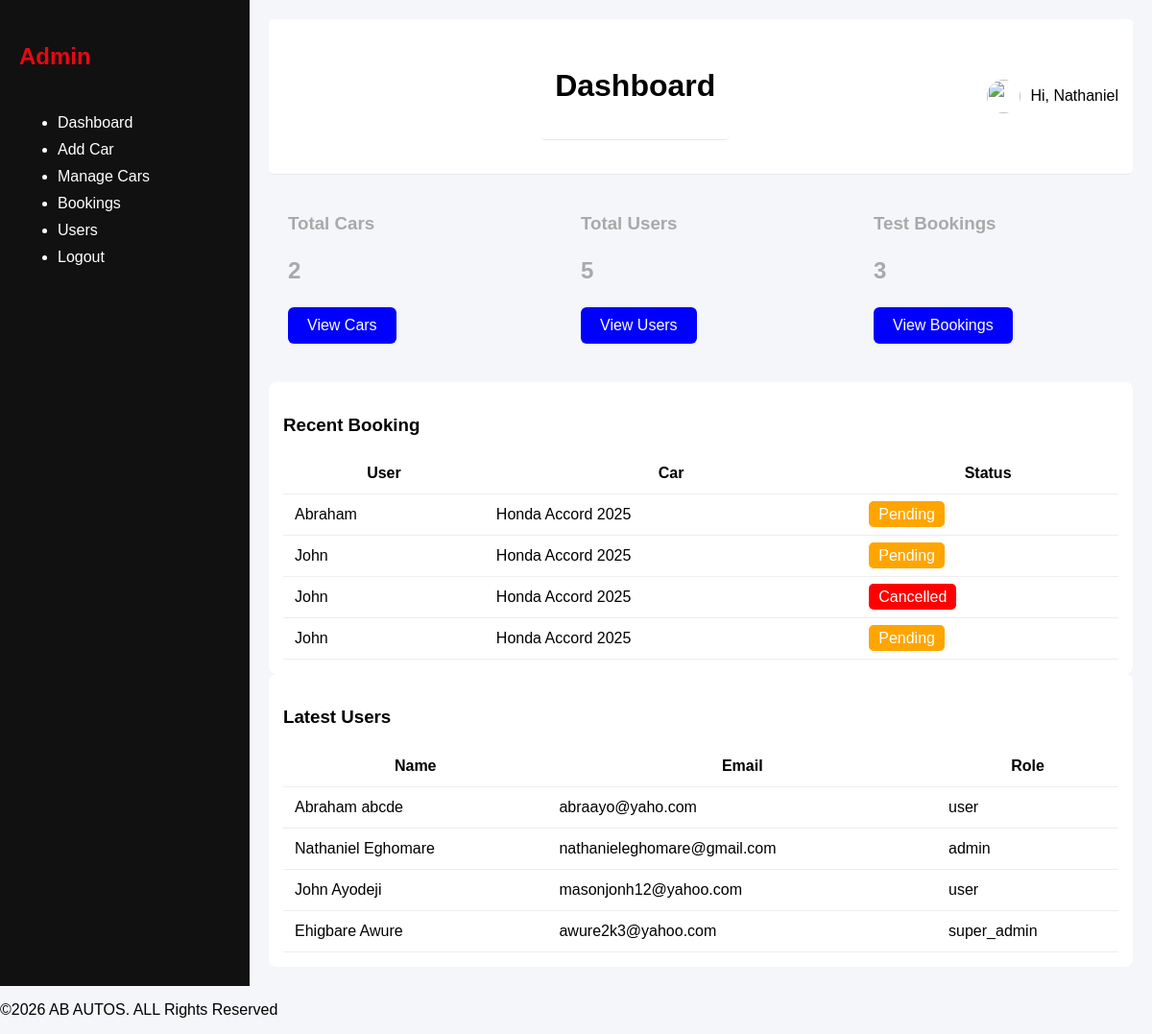
Page /admin/dashboard.php (signed in) on the committed database.
### tables this page shows
CREATE TABLE `bookings` (
  `id` int(11) NOT NULL,
  `user_id` int(11) NOT NULL,
  `car_id` int(11) NOT NULL,
  `booking_date` date NOT NULL,
  `booking_type` enum('test_drive','purchase') NOT NULL,
  `status` enum('pending','approved','cancelled') DEFAULT 'pending',
  `created_at` timestamp NOT NULL DEFAULT current_timestamp(),
  `full_name` varchar(255) DEFAULT NULL,
  `email` varchar(255) DEFAULT NULL,
  `phone` varchar(20) DEFAULT NULL,
  `booking_time` time DEFAULT NULL,
  `message` text DEFAULT NULL
);

CREATE TABLE `users` (
  `id` int(11) NOT NULL,
  `first_name` varchar(100) NOT NULL,
  `middle_name` varchar(100) NOT NULL,
  `last_name` varchar(100) NOT NULL,
  `email` varchar(100) NOT NULL,
  `phone` varchar(11) DEFAULT NULL,
  `password` varchar(255) NOT NULL,
  `role` enum('admin','user','super_admin') DEFAULT 'user',
  `created_at` timestamp NOT NULL DEFAULT current_timestamp(),
  `profile_pic` text DEFAULT NULL
);

CREATE TABLE `cars` (
  `id` int(11) NOT NULL,
  `brand` varchar(50) DEFAULT NULL,
  `model` varchar(50) DEFAULT NULL,
  `year` year(4) DEFAULT NULL,
  `price` decimal(12,2) DEFAULT NULL,
  `mileage` int(11) DEFAULT NULL,
  `fuel_type` enum('petrol','diesel','electric','hybrid') DEFAULT NULL,
  `transmission` enum('manual','automatic') DEFAULT NULL,
  `description` text DEFAULT NULL,
  `status` enum('available','reserved','sold') DEFAULT 'available',
  `created_at` timestamp NOT NULL DEFAULT current_timestamp(),
  `image` text DEFAULT NULL
);

### admin/dashboard.php (the view, shortened to what this page needs)
<?php
$mysqli = get_mysqli();
?>
<div class="cards">
    <div class="card">
        <h3>Total Cars</h3>
        <?php
        $sql = "SELECT * FROM cars WHERE 1";
        $stmt = $mysqli->query($sql);
        $result= $stmt->num_rows;
        ?>
        <p><?= $result ?></p>
        <a href="manage_car.php" class="btn click">View Cars</a>
    </div>
    <div class="card">
        <h3>Total Users</h3>
          <?php
        $sql1 = "SELECT * FROM users WHERE 1";
        $stmt1 = $mysqli->query($sql1);
        $result1= $stmt1->num_rows;
        ?>
        <p><?= $result1 ?></p>
       <a href="users.php" class="btn click">View Users</a>
    </div>
    <div class="card">
        <h3>Test Bookings</h3>
        <?php
        $p = 'pending';
        $sql2 = $mysqli->prepare("SELECT * FROM bookings WHERE 1 AND status=?");
        $sql2->bind_param("s", $p);
        $sql2->execute();
        $stmt2 = $sql2->get_result();
        $result2= $stmt2->num_rows;
        ?>
        <p><?= $result2 ?></p>
        <a href="bookings.php" class="btn click">View Bookings</a>
    </div>
</div>
<div class="tables">
    <div class="table-box">
        <h3>Recent Booking</h3>
        <table>
            <thead>
                <tr>
                <th>User</th>
                <th>Car</th>
                <th>Status</th>
            </tr>
            </thead>
           <tbody>
            <?php
            $sql3 = "SELECT b.*, u.first_name AS user_name, c.brand AS car_brand, c.model AS car_model, c.year AS car_year from bookings b JOIN users u ON b.user_id = u.id JOIN cars c ON b.car_id = c.id WHERE 1 ORDER BY b.created_at DESC LIMIT 4";
            $stmt3 = $mysqli->query($sql3);
            ?>
            <?php while( $result3 = $stmt3->fetch_assoc()): ?>
             <tr>
                <td><?= $result3['user_name']?></td>
                <td><?= $result3['car_brand']?> <?= $result3['car_model']?> <?= $result3['car_year']?></td>
                <td><span class="status <?= strtolower($result3['status']) ?>"><?= ucfirst($result3['status'])?></span></td>
            </tr>
            <?php endwhile;?>
           </tbody>
        </table>
    </div>
</div>
<div>
    <div class="table-box">
        <h3>Latest Users</h3>
        <table>
            <thead>
                <tr>
                  <th>Name</th>
                  <th>Email</th>
                  <th>Role</th>
                </tr>
            </thead>
            <tbody>
                <?php
                $sql4 = "SELECT * FROM users ORDER BY created_at DESC LIMIT 4";
                $stm4 = $mysqli->query($sql4);
                ?>
                <?php while($result4 = $stm4->fetch_assoc()):?>
                 <tr>
                   <td><?= $result4['first_name']?> <?= $result4['last_name']?></td>
                   <td><?= $result4['email']?></td>
                   <td><?= $result4['role']?></td>
                 </tr>
                <?php endwhile;?>
            </tbody>
        </table>
    </div>
</div>
<?php
include "layout.php";
?>

### public/assets/css/admin.css (style rules this page uses)
body { margin: 0; font-family: Arial; background: #f5f6fa; }
.cards { display: flex; gap: 15px; margin-bottom: 20px; }
.card { flex: 1 ; padding: 20px; border-radius: 8px; color: darkgrey; }
.card h3 { margin: 0; }
.card p { font-size: 24px; font-weight: bold; }
.tables { display: flex; gap: 20px; }
.table-box { background: white; padding: 15px; border-radius: 8px; flex:1; }
table { width: 100%; border-collapse: border-collapse; }
table th, table td { padding: 10px; border-bottom: 1px solid #ddd; }
.btn { padding: 10px 20px; border-radius: 6px; text-decoration: none; border: none; cursor: pointer; }
table { width: 100%; border-collapse: collapse; }
table th, table td { padding: 12px; border-bottom: 1px solid #eee; }
.status { padding: 5px 10px; border-radius: 5px; color: white; }
.status.pending { background: orange; }
.status.cancelled { background: red; }
.card .btn.click { background: blue; color: white; display: inline-block; text-align: center; }

### rows in the picture
bookings: user.first_name "Abraham", car.brand "Honda", car.model "Accord", car.year "2025", status "Pending"
bookings: user.first_name "John", car.brand "Honda", car.model "Accord", car.year "2025", status "Pending"
bookings: user.first_name "John", car.brand "Honda", car.model "Accord", car.year "2025", status "Cancelled"
bookings: user.first_name "John", car.brand "Honda", car.model "Accord", car.year "2025", status "Pending"
users: first_name "Abraham", last_name "abcde", email "abraayo@yaho.com", role "user"
users: first_name "Nathaniel", last_name "Eghomare", email "nathanieleghomare@gmail.com", role "admin"
users: first_name "John", last_name "Ayodeji", email "masonjonh12@yahoo.com", role "user"
users: first_name "Ehigbare", last_name "Awure", email "awure2k3@yahoo.com", role "super_admin"

### other values in the picture
$page_title "Dashboard"
$_SESSION['user_name'] "Nathaniel"
$result "2"
$result1 "5"
$result2 "3"
